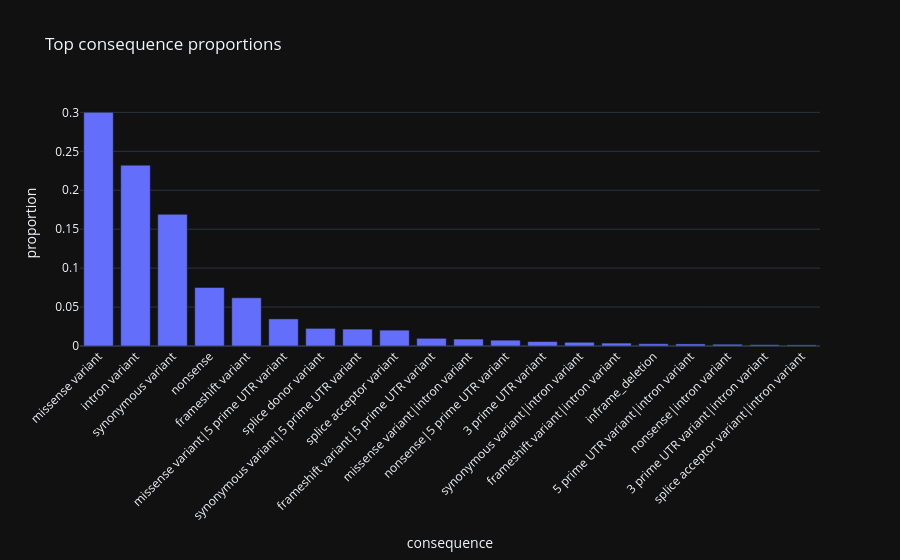

The notebook cell saved with this chart:
### Markdown cell above
## 12. 📊 entropy consequence distribution 📖

### Code cell
p = d['consequence'].value_counts(normalize=True)
ent = entropy(p.values, base=2)
out = pd.Series({'n_consequences': int(p.shape[0]), 'entropy_bits': float(ent)})
display(out.to_frame('value'))
fig = px.bar(p.head(20).reset_index(), x='consequence', y='proportion', title='Top consequence proportions')
fig.update_xaxes(tickangle=-45)
fig.show()

### Figure 1 — Plotly figure (JSON) as saved in the notebook; plotly's stock layout.template omitted (floating-point values rounded to 4 significant figures)
{"data": [{"hovertemplate": "consequence=%{x}<br>proportion=%{y}<extra></extra>", "legendgroup": "", "marker": {"color": "#636efa", "pattern": {"shape": ""}}, "name": "", "orientation": "v", "showlegend": false, "textposition": "auto", "x": ["missense variant", "intron variant", "synonymous variant", "nonsense", "frameshift variant", "missense variant|5 prime UTR variant", "splice donor variant", "synonymous variant|5 prime UTR variant", "splice acceptor variant", "frameshift variant|5 prime UTR variant", "missense variant|intron variant", "nonsense|5 prime UTR variant", "3 prime UTR variant", "synonymous variant|intron variant", "frameshift variant|intron variant", "inframe_deletion", "5 prime UTR variant|intron variant", "nonsense|intron variant", "3 prime UTR variant|intron variant", "splice acceptor variant|intron variant"], "xaxis": "x", "y": [0.3001, 0.2323, 0.1691, 0.07524, 0.06193, 0.03481, 0.02265, 0.02172, 0.02037, 0.009872, 0.008937, 0.007482, 0.005715, 0.00478, 0.003741, 0.00291, 0.002702, 0.002286, 0.001663, 0.001455], "yaxis": "y", "type": "bar"}], "layout": {"xaxis": {"anchor": "y", "domain": [0.0, 1.0], "title": {"text": "consequence"}, "tickangle": -45}, "yaxis": {"anchor": "x", "domain": [0.0, 1.0], "title": {"text": "proportion"}}, "legend": {"tracegroupgap": 0}, "title": {"text": "Top consequence proportions"}, "barmode": "relative"}}
